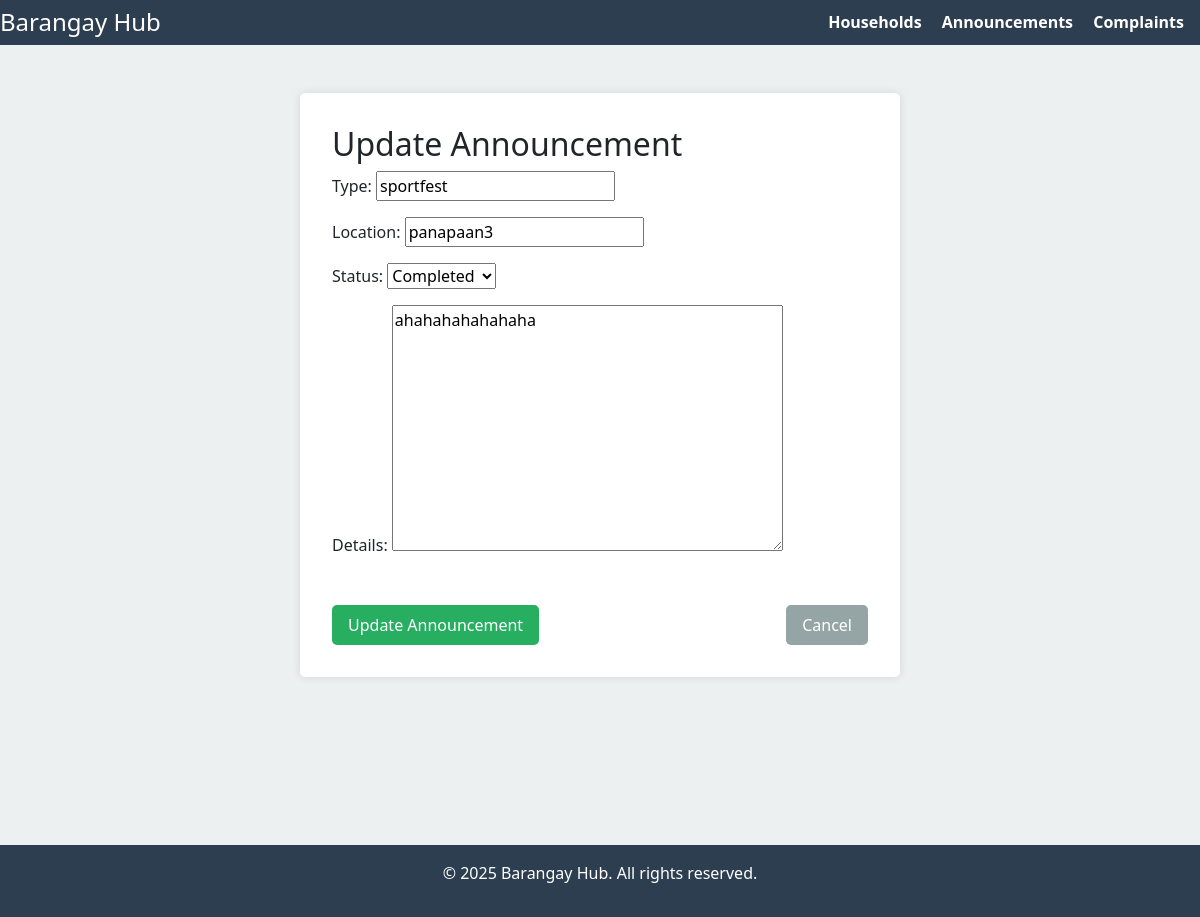
The app's page /Announcement/5/edit/ with its own data.
### app/models.py (models this page shows, shortened)
class Announcement(models.Model):
    official = models.ForeignKey(User, on_delete=models.SET_NULL, null=True, related_name='announcements')
    type = models.CharField(max_length=100)
    location = models.CharField(max_length=100)
    status = models.CharField(max_length=20, choices=
    [('ANNOUNCED', 'Announced'),
     ('ONGOING', 'Ongoing'),
     ('COMPLETED', 'Completed')],
     default='PENDING')
    details = models.TextField()
    date_posted = models.DateTimeField(auto_now_add=True)

### app/views.py (the view, shortened to what this page needs)
# urls.py: path('Announcement/<int:pk>/edit/', AnnouncementUpdateView.as_view(), name='Announcement_update'),
class AnnouncementUpdateView(UpdateView):
    model = Announcement
    fields = ['type', 'location', 'status', 'details']
    template_name = 'app/Announcement_update.html'
    def get_context_data(self, **kwargs):
        context = super().get_context_data(**kwargs)
        context['post'] = self.object  # Explicitly add 'post' to the context
        return context

### app/templates/app/Announcement_update.html (shortened to what this page needs)
{% extends 'app/base.html' %}
{% load static %}
{% block content %}
<div class="form-container">
    <h2>Update Announcement</h2>
    <form action="{% url 'Announcement_update' post.pk %}" method="POST" class="form-style">
        <div class="form-fields">
            {{ form.as_p }}
        </div>
        <div class="form-buttons">
            <input type="submit" value="Update Announcement" class="submit-btn">
            <a href="{% url 'Announcement_detail' post.pk %}" class="cancel-btn">Cancel</a>
        </div>
    </form>
</div>
{% endblock content %}

### static/css/base.css (style rules this page uses)
body { font-family: Arial, sans-serif; margin: 0; padding: 0; background-color: #f9f9f9; overflow-x: hidden; }
.form-container { background-color: #fff; padding: 2rem; border-radius: 5px; box-shadow: 0 0 10px rgba(0, 0, 0, 0.1); margin: 2rem auto; max-width: 600px; }
.form-style { display: flex; flex-direction: column; gap: 1rem; }
.form-fields p { margin-bottom: 1rem; }
.form-buttons { display: flex; justify-content: space-between; margin-top: 1rem; }
.submit-btn { padding: 0.5rem 1rem; background-color: #27ae60; color: #fff; border: none; border-radius: 5px; cursor: pointer; font-size: 1rem; }
.cancel-btn { padding: 0.5rem 1rem; background-color: #95a5a6; color: #fff; text-decoration: none; border-radius: 5px; font-size: 1rem; }

### records on screen
Announcement: type "sportfest", location "panapaan3", status "Completed", details "ahahahahahahaha"
